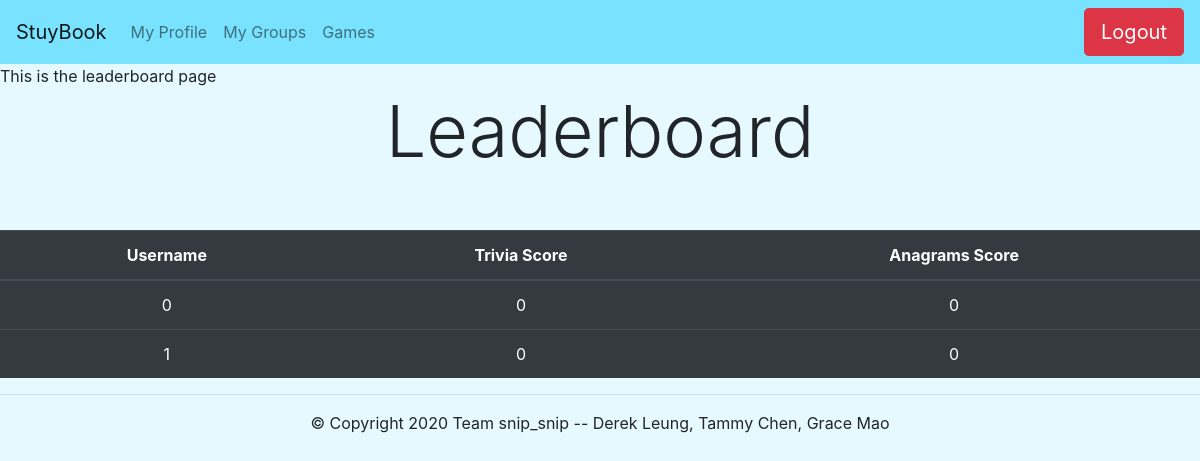
The app's page /leaderboard (signed in), older data.
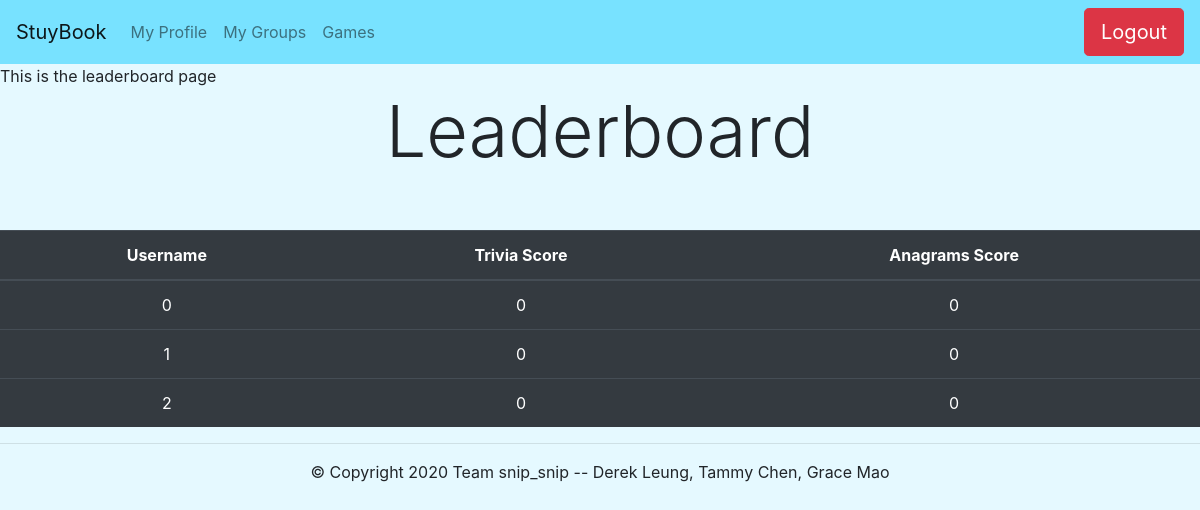
The same page, newer data.
### tables this page shows
CREATE TABLE leaderboards (userID INTEGER PRIMARY KEY, superheroScore INTEGER, anagramScore INTEGER, triviaScore INTEGER);

### app.py (the view)
@app.route('/leaderboard')
def leaderboard():
    if "userID" not in session:
        return redirect(url_for('login'))
    stuff = getAllLeaderboard(c)
    return render_template('leaderboard.html', stuff = stuff)

### utl/dbfunc.py (called while the page is built)
def getAllLeaderboard(c):
    c.execute("SELECT * FROM leaderboards")
    a = c.fetchall()
    return a

### templates/leaderboard.html (shortened to what this page needs)
{% extends "basenav.html" %}
{% block body %}
This is the leaderboard page
<div style="text-align: center;">
<h1 class="display-3">Leaderboard</h1>
<br>
<br>
<table class="table table-dark">
  <thead>
    <tr>
      <th scope="col">Username</th>
      <th scope="col">Trivia Score</th>
      <th scope="col">Anagrams Score</th>
    </tr>
  </thead>
  <tbody>
    {% for i in stuff %}
    <tr>
      <td>{{i[0]}}</td>
      <td>{{i[2]}}</td>
      <td>{{i[3]}}</td>
    </tr>
    {% endfor %}
  </tbody>
</table>
</div>
{% endblock %}

Row changes from the older to the newer data that the page shows:
added leaderboards: userID "2", anagramScore "0", triviaScore "0"
